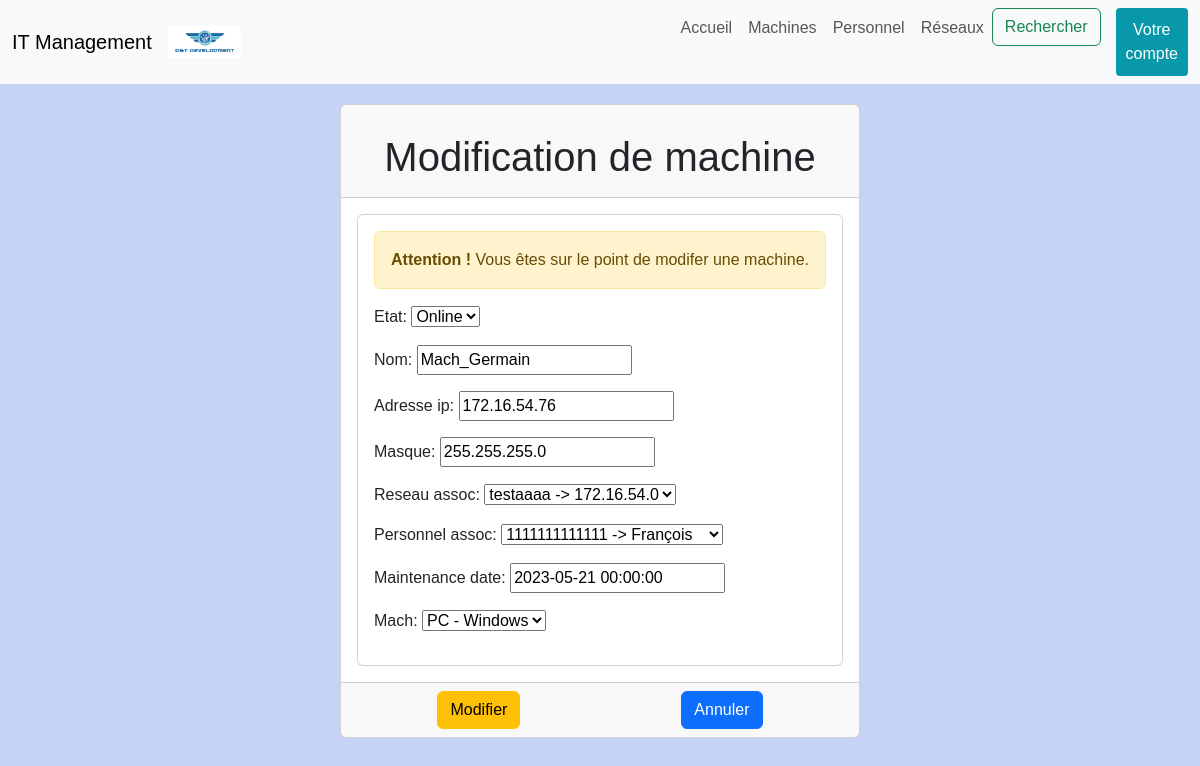
Page /modifier_machine/6 (signed in) on the earlier database version.
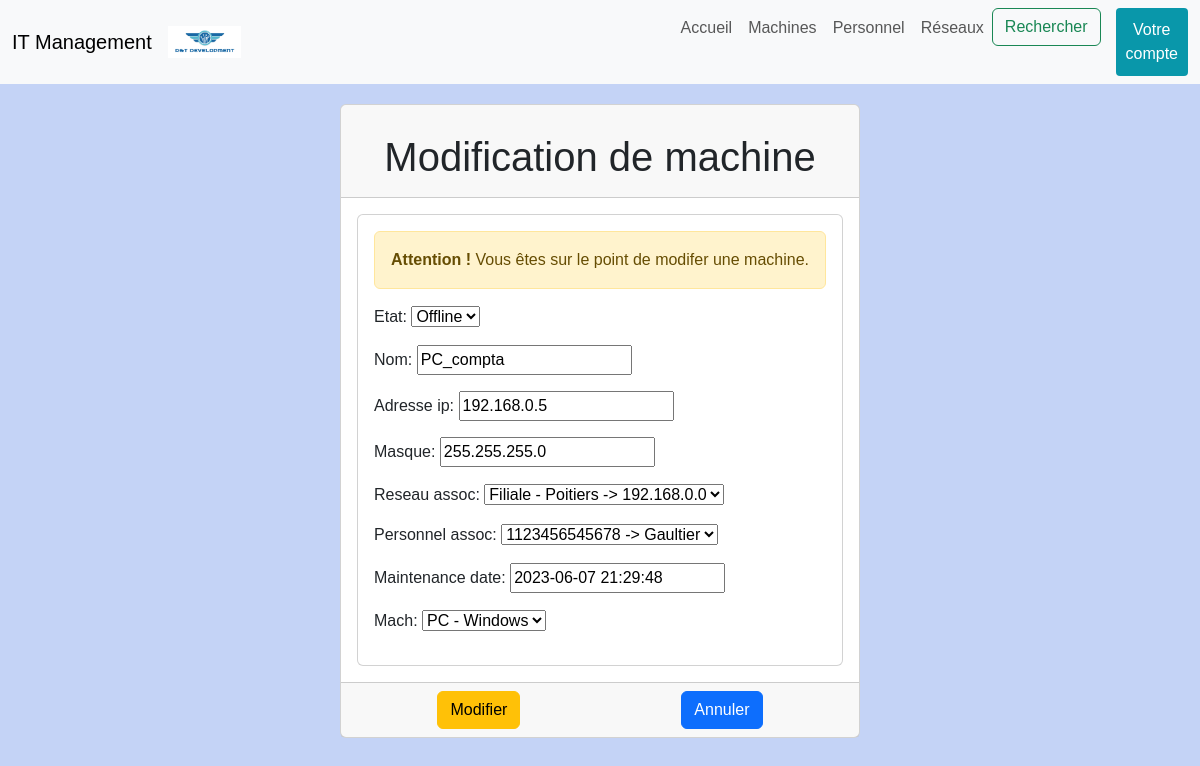
Same page on the later database version.
### projetApp/models.py (models this page shows, shortened)
class Machine(models.Model):
	TYPE = {
		('PC', ('PC - Windows')),
		('Mac', ('Mac - MacOS')),
		('Serveur', ('Serveur')),
		('Switch', ('Switch')),
		('Routeur', ('Routeur')),
	}
	ETAT = {
		('Online', ('Online')),
		('Offline', ('Offline')),
	}
	id = models.AutoField(		#l'id est créée automatiquement est inchangeable et est unique
			primary_key =  True,
			editable = False,
			unique = True)
	nom = models.CharField(
		max_length = 15)
	adresse_ip = models.CharField(max_length=15, validators=[validate_ipv4_address], blank=True)
	masque = models.CharField(max_length= 15, validators=[validate_ipv4_address], blank=True)
	reseau_assoc = models.ForeignKey(Reseau, on_delete=models.CASCADE)		#fk qui permet un lien avec un réseau
	personnel_assoc = models.ForeignKey('Personnel', on_delete=models.CASCADE)		#fk qui permet un lien vers un personnel
	maintenance_date = models.DateTimeField(default=timezone.now)		#défini la date de maintenance, par défault la date à l'instant ou la modif est faite
	mach = models.CharField(max_length = 32, choices = TYPE, default = 'PC')
	etat = models.CharField(max_length = 32, choices = ETAT, default = 'Offline')

class Reseau(models.Model):
	id = models.AutoField(		#l'id est créée automatiquement est inchangeable et est unique
		primary_key = True,
		editable = False,
		unique = True,
	)
	nom = models.CharField(max_length= 32, unique=True)
	adresse_ip = models.CharField(max_length=15, validators=[validate_ipv4_address])		#le validator permet de vérifier qu'il s'agit d'une adresse ipv4 valide
	masque = models.CharField(max_length= 15, validators=[validate_ipv4_address])
	def __str__(self):
		return str(self.nom) + " -> " + self.adresse_ip

class Personnel(models.Model):
	id = models.PositiveIntegerField(		#l'id est saisi manuellement est changeable et est unique
		primary_key = True,
		editable = True,
		validators=[MinValueValidator(1000000000000) , MaxValueValidator(9999999999999)], #ces valeurs répresentent la forme du num de sécurité sociale
		unique = True,
	)
	nom = models.CharField(
		max_length = 30
	)
	prenom = models.CharField(
		max_length = 30
	)
	mail = models.EmailField(blank = True) # permet la creation d'email automatiquement sous la bonne forme
	def __str__(self):
		return str(self.id) + " -> " + self.nom

### projetApp/views.py (the view)
# urls.py: path('modifier_machine/<pk>', views.modifier_machine_view, name='modifier_machine'),
def modifier_machine_view(request, pk):
    instance = get_object_or_404(Machine, pk=pk)
    if request.method == 'POST':
        form = MachineForm(request.POST, instance=instance)
        if form.is_valid():
            form.save()
            return redirect('machine')
    else:
        form = MachineForm(instance=instance)
    return render(request, 'templates/html/modifier_machine.html', {'form': form})

### projetApp/forms.py
class MachineForm(forms.ModelForm):     #formulaire utilisé pour tout ce qui touche au modele machine
    class Meta:
        model = Machine
        fields = ['etat', 'nom', 'adresse_ip', 'masque', 'reseau_assoc', 'personnel_assoc', 'maintenance_date', 'mach']

### projetApp/templates/html/modifier_machine.html (shortened to what this page needs)
{%extends "index.html" %}
{% block content %}
<div class="card">
    <div class="card-header">
        <h1 class="card-title">Modification de machine</h1>
    </div>
    <div class="card-body">
        <div class="card">
            <div class="card-body">
                {% if request.user.is_superuser %}
                <div class="alert alert-warning">
                    <strong>Attention !</strong> Vous êtes sur le point de modifer une machine.
                </div>
                <form method="POST">
                    {{ form.as_p }}
            </div>
        </div>
    </div>
    <div class="card-footer text-center">
        <div class="li_button">
            <button type="submit" class="btn btn-warning">Modifier</button>
            <a href="{% url 'machine' %}"><button class="btn btn-primary">Annuler</button></a>
        </div>
    </div>
    {% else %}
    <p>Vous devez être administrateur pour modifier ou supprimer les machines.</p>
    <a href="{% url 'machine' %}"><button class="btn btn-primary">Retour sur le site</button></a>
    {% endif %}
{% endblock %}

Differences in the rows shown:
changed Machine "PC - Windows": etat "Online" → "Offline"; nom "Mach_Germain" → "PC_compta"; adresse_ip "172.16.54.76" → "192.168.0.5"; reseau_assoc "testaaaa -> 172.16.54.0" → "Filiale - Poitiers -> 192.168.0.0"; personnel_assoc "1111111111111 -> François" → "1123456545678 -> Gaultier"; maintenance_date "2023-05-21 00:00:00" → "2023-06-07 21:29:48"
